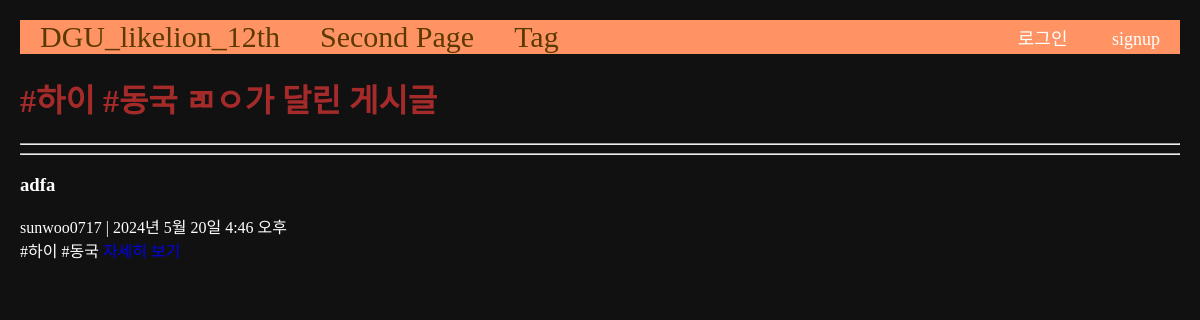
/tag-posts/2, run on the app's committed database.
### main/models.py (models this page shows, shortened)
class Tag(models.Model):
    name = models.CharField(max_length=30, null=False, blank=False)
    def __str__(self):
        return self.name

class Post(models.Model):
    title = models.CharField(max_length=50)
    writer = models.ForeignKey(User, null=False, blank=False, on_delete=models.CASCADE)
    weather = models.CharField(max_length=20)
    body = models.TextField()
    pub_date = models.DateTimeField()
    image = models.ImageField(upload_to="post/", blank=True, null=True)
    tags = models.ManyToManyField(Tag, related_name='posts', blank=True)
    like = models.ManyToManyField(User, related_name='likes', blank=True)
    like_count = models.PositiveIntegerField(default=0)
    def summary(self):
        return self.body[:20]

### main/views.py (the view)
# urls.py: path('tag-posts/<int:tag_id>', tag_posts, name="tag-posts"),
def tag_posts(request, tag_id):
    tag = get_object_or_404(Tag, id=tag_id)
    posts = tag.posts.all()
    return render(request, 'main/tag-post.html', {
        'tag' : tag,
        'posts' : posts
    })

### main/templates/main/tag-post.html
{% extends 'base.html' %}
{% load static %}
{% block content %}
<div>
    <h1>#{{tag}}가 달린 게시글</h1>
    <hr>
    <div>
        {% for p in posts %}
        <hr/>
        <h3>{{p.title}}</h3>
        {{p.writer}} | {{p.pub_date}}<br>
        {{p.summary}}
        <a href="{% url 'main:detail' p.id %}">자세히 보기</a>
        <br>
        {% endfor %}
    </div>
</div>
{% endblock %}

### project/static/css/project.css (style rules this page uses)
h1 { color: brown; }

### project/templates/base.html (style rules this page uses)
a { text-decoration: none; }
.body-container { background-color: #111; color: #fff; margin: 20px; }

### data on the page
Tag: name "하이 #동국 ㄻㅇ"
Post: title "adfa", writer "sunwoo0717", pub_date "2024년 5월 20일 4:46 오후", summary "#하이 #동국"
